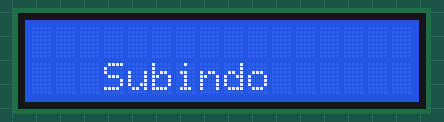
Recording of a sketch running on a simulated Arduino Mega 2560, built with avr-gcc and run on an emulated ATmega2560. Parts: 16×2 character LCD.

Above: at 0.18 s.
At 1.16 s:
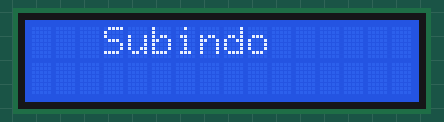

The sketch:

Subindo.ino
```cpp
#include <LiquidCrystal.h>
LiquidCrystal lcd(19,23,18,17,16,15);


void setup() {
  lcd.begin(16,2);
  lcd.clear();
}

int i ;
void loop() {

for (i = 1; i>=0 ; i--){
  lcd.clear();
  lcd.setCursor(3,i);
  lcd.print("Subindo");
  delay(225);
}
lcd.clear();
delay(300);
}
```
